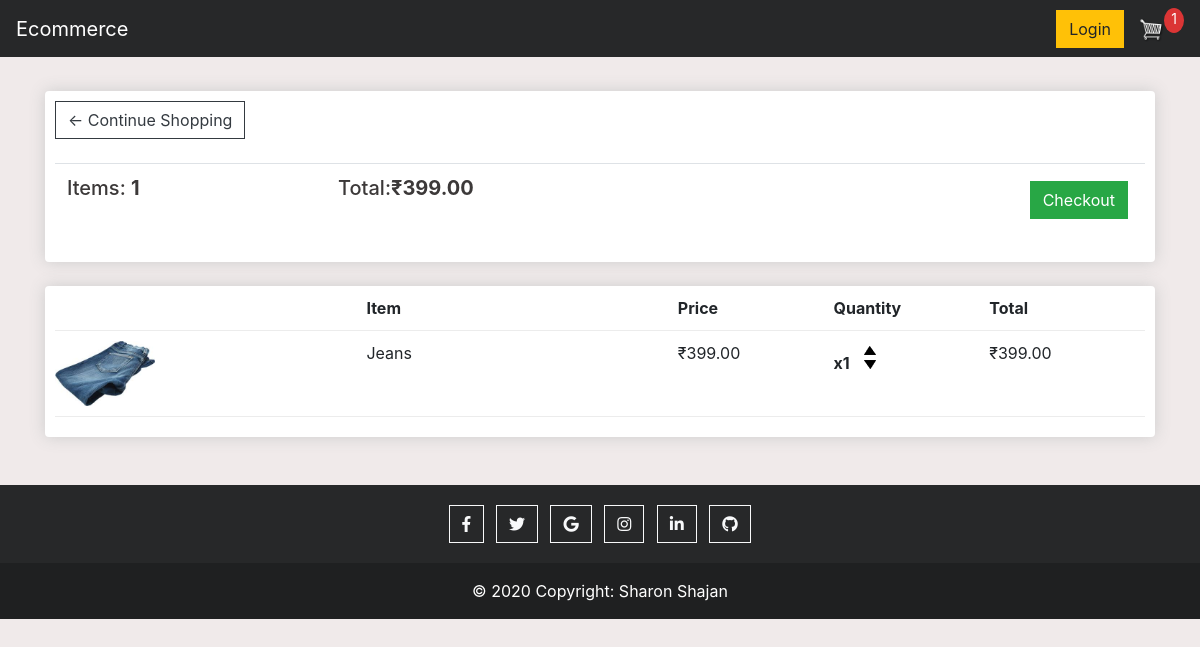
The app's page /cart (signed in) with its own data.
### store/models.py (models this page shows, shortened)
class Order(models.Model):
    customer = models.ForeignKey(Customer, on_delete=models.SET_NULL, blank=True, null=True)
    date_ordered = models.DateTimeField(auto_now_add=True)
    complete = models.BooleanField(default=False, null=True, blank=False)
    transaction_id = models.CharField(max_length=100, null=True)
    @property
    def get_cart_total(self):
        orderitems = self.orderitem_set.all()
        total = sum([item.get_total for item in orderitems])
        return total
    @property
    def get_cart_items(self):
        orderitems = self.orderitem_set.all()
        total = sum([item.quantity for item in orderitems])
        return total

class OrderItem(models.Model):
    product = models.ForeignKey(Product, on_delete=models.SET_NULL, blank=True, null=True)
    order = models.ForeignKey(Order, on_delete=models.SET_NULL, blank=True, null=True)
    quantity = models.IntegerField(default=0, null=True, blank=True)
    date_added = models.DateTimeField(auto_now_add=True)
    @property
    def get_total(self):
        total = self.product.price * self.quantity
        return total

class Product(models.Model):
    name = models.CharField(max_length=100, null=True)
    price = models.DecimalField(max_digits=7, decimal_places=2)
    digital = models.BooleanField(default=False, null=True, blank=False)
    image = models.ImageField(null=True, blank=True)
    @property
    def imageURL(self):
        try:
            url = self.image.url
        except:
            url = ''
        return url

### store/views.py (the view)
# urls.py: path('cart', views.cart, name="cart"),
def cart(request):
    data = cartData(request)
    cartItems = data['cartItems']
    order = data['order']
    items = data['items']
    context = {'items':items , 'order':order, 'cartItems':cartItems}
    return render(request, 'store/cart.html', context)

### store/utils.py (called while the page is built)
def cartData(request):
	if request.user.is_authenticated:
		customer = request.user.customer
		order, created = Order.objects.get_or_create(customer=customer, complete=False)
		items = order.orderitem_set.all()
		cartItems = order.get_cart_items
	else:
		cookieData = cookieCart(request)
		cartItems = cookieData['cartItems']
		order = cookieData['order']
		items = cookieData['items']
	return {'cartItems':cartItems ,'order':order, 'items':items}

### store/templates/store/cart.html (shortened to what this page needs)
{% extends 'store/main.html' %}
{% load static %}
{% block content %}
    <div class="row">
		<div class="col-lg-12">
			<div class="box-element">
				<a  class="btn btn-outline-dark" href="{% url 'store' %}">&#x2190; Continue Shopping</a>
				<br>
				<br>
				<table class="table">
					<tr>
						<th><h5>Items: <strong>{{order.get_cart_items}}</strong></h5></th>
						<th><h5>Total:<strong>₹{{order.get_cart_total | floatformat:2}}</strong></h5></th>
						<th>
							<a  style="float:right; margin:5px;" class="btn btn-success" href="{% url 'checkout' %}">Checkout</a>
						</th>
					</tr>
				</table>
			</div>
			<br>
			<div class="box-element">
				<div class="cart-row">
					<div style="flex:2"></div>
					<div style="flex:2"><strong>Item</strong></div>
					<div style="flex:1"><strong>Price</strong></div>
					<div style="flex:1"><strong>Quantity</strong></div>
					<div style="flex:1"><strong>Total</strong></div>
				</div>
				{% for item in items %}
				<div class="cart-row">
					<div style="flex:2"><img class="row-image" src="{{item.product.imageURL}}"></div>
					<div style="flex:2"><p>{{item.product.name}}</p></div>
					<div style="flex:1"><p>₹{{item.product.price | floatformat:2}}</p></div>
					<div style="flex:1">
						<p class="quantity">x{{item.quantity}}</p>
						<div class="quantity">
							<img data-product="{{item.product.id}}" data-action="add" class="chg-quantity update-cart" src="{% static  'images/arrow-up.png' %}">
							<img data-product="{{item.product.id}}" data-action="remove" class="chg-quantity update-cart" src="{% static  'images/arrow-down.png' %}">
						</div>
					</div>
					<div style="flex:1"><p>₹{{item.get_total | floatformat:2}}</p></div>
				</div>
				{% endfor %}
			</div>
		</div>
	</div>
{% endblock content %}

### static/CSS/main.css (style rules this page uses)
body { background-color: hsl(0, 17%, 93%); }
h1,h2,h3,h4,h5,h6 { color:hsl(0, 3%, 23%); }
.box-element { box-shadow:hsl(0, 0%, 80%) 0 0 16px; background-color: #fff; border-radius: 4px; padding: 10px; }
.col-lg-4, .col-lg-6, .col-lg-8, .col-lg-12 { margin-top: 10px; }
.btn { border-radius: 0; }
.row-image { width: 100px; }
.cart-row { display: flex; align-items: flex-stretch; padding-bottom: 10px; margin-bottom: 10px; border-bottom: 1px solid #ececec; }
.quantity { display: inline-block; font-weight: 700; padding-right:10px; }
.chg-quantity { width: 12px; cursor: pointer; display: block; margin-top: 5px; transition:.1s; }

### records on screen
Order: get_cart_items "1", get_cart_total "399.00"
OrderItem: product.imageURL (picture), product.name "Jeans", product.price "399.00", quantity "1", get_total "399.00"

### other values on screen
{{ cartItems }} "1"
